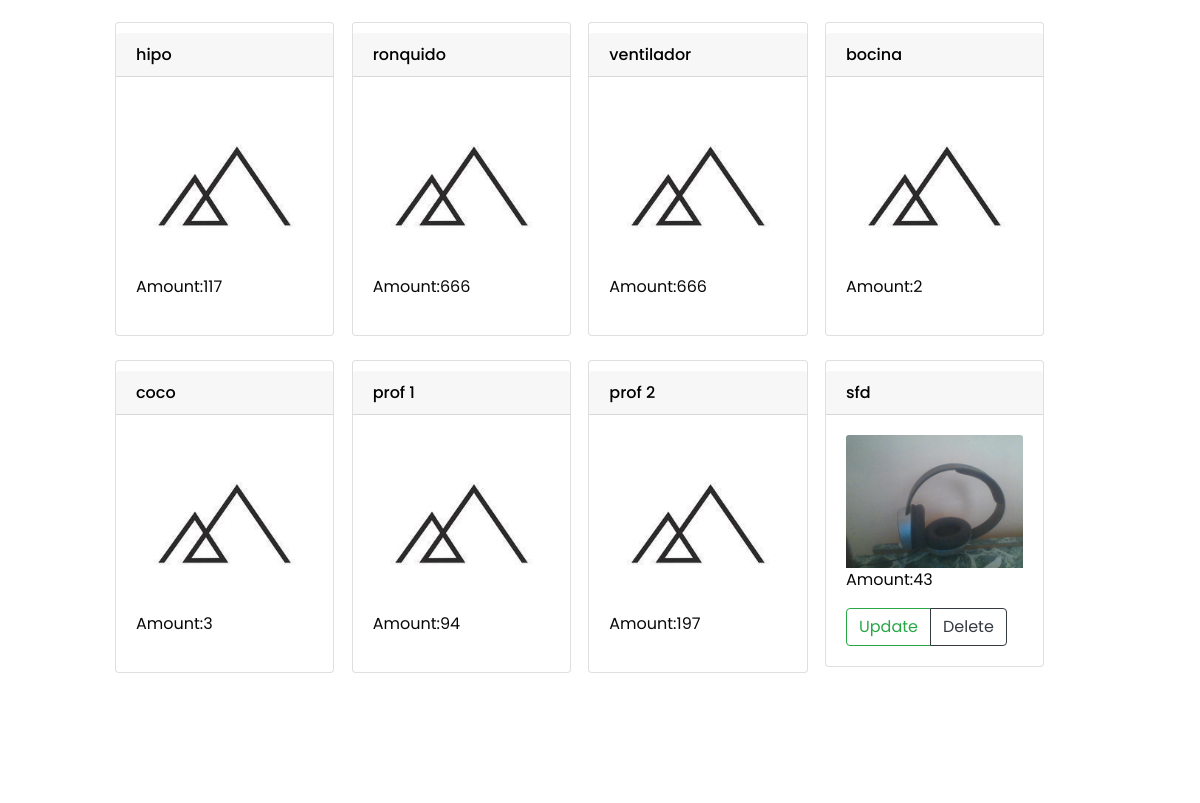
Before: /product/ (signed in, middle part) with the older database file.
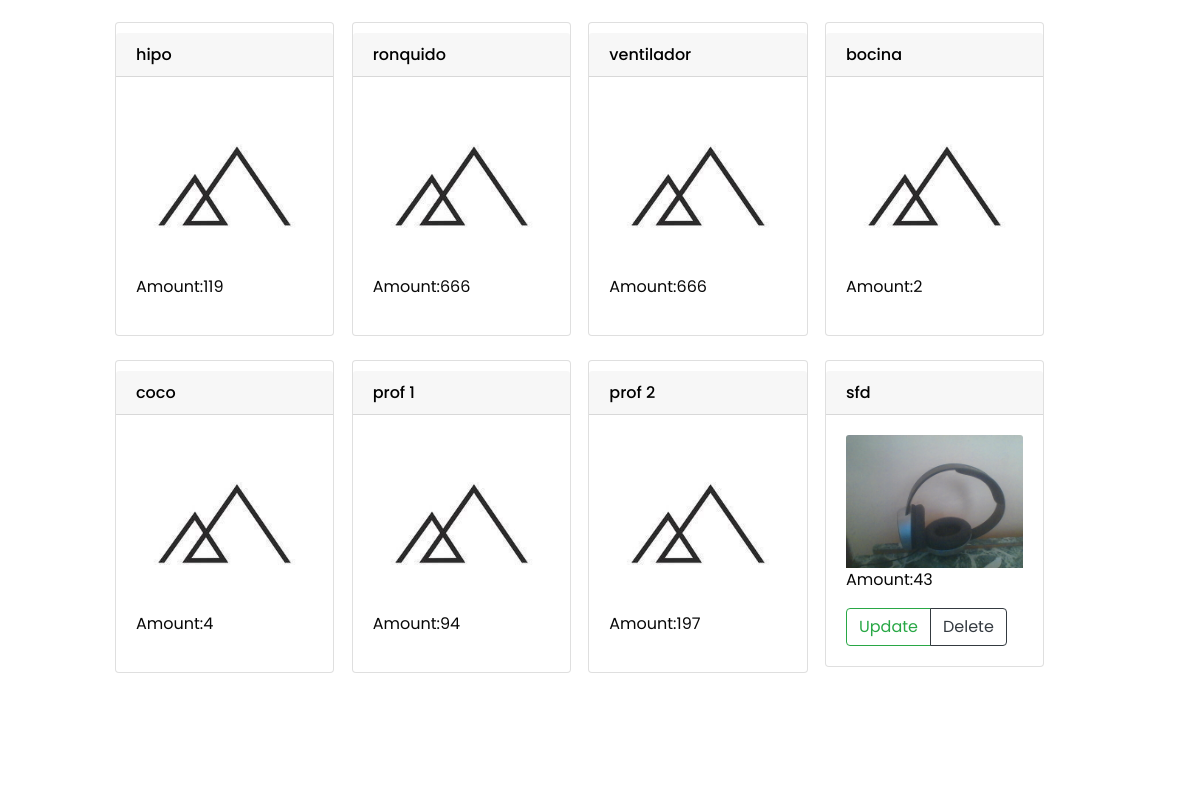
After: the same page with the newer database file.
### project/models.py (models this page shows, shortened)
class Product(models.Model):
    store_amount = models.PositiveIntegerField(name = "Store_Amount")
    store = models.ForeignKey(Store,name = 'Store',default=-1, on_delete=models.CASCADE)
    name = models.CharField(name='Name',max_length=150)
    description = models.CharField(name="Description",max_length=400, default='',help_text='Description',blank=True)
    images = models.ManyToManyField(Image, name='Images',related_name='Images_Product',blank=True)
    tags = models.ManyToManyField(Tag, name='Tags',related_name='Tags_Product',blank=True)

### project/product/views.py (the view, shortened to what this page needs)
# urls.py: path('',ProductListView.as_view(),name='product_list'),
class ProductListView(FilterOrderAuthenticateListView):
    model = Product
    template_name='product/list.html'
    permission = 'project.view_product'
    form_order = ProductOrderForm
    form_filter = ProductFilter
    def get_context_data(self,object_list=None,**kwargs):
        context = super().get_context_data(object_list,**kwargs)
        try:
            context['store_id'] = kwargs['store_id']
            context['store'] = Store.objects.get(id=kwargs['store_id'])
        except:
            pass
        return context
    def get(self,request,*args, **kwargs):
        return super().get(request,*args, **kwargs)
    def get_queryset(self):
        if self.queryset is not None:
            queryset = self.queryset
            if isinstance(queryset, QuerySet):
                queryset = queryset.all()
        elif self.model is not None:
            try:
                queryset = self.model.objects.filter(Store__id=self.kwargs['store_id'])
            except KeyError:
                queryset = self.model._default_manager.all()
        ordering = self.get_ordering()
        if ordering:
            if isinstance(ordering, str):
                ordering = (ordering,)
            queryset = queryset.order_by(*ordering)
        return queryset

### project/custom/views.py (called while the page is built)
    def other_condition(self, request,*args, **kwargs):
        return True

    def get_ordering(self,data = None):
        if data:
            sort_by = [x for x in data if data[x]]
            sort_by = {x:data[f'{x}_decrease'] for x in sort_by if not x.endswith('_decrease') }
            self.ordering = [ (f"-{x}" if sort_by[x] else x) for x in sort_by]
        return self.ordering

    def get_context_data(self, object_list=None,**kwargs):
        context = super().get_context_data(object_list=object_list,**kwargs)
        try:
            context["order"] = kwargs['form']
            context["filter"] = kwargs['form2']
        except KeyError:
            pass
        return context

    def get_form(self,request,get=True):
        if get:
            return self.form_order(request.GET)
        return self.form_order(request.POST)

    def get_form_cleaned_data(self,form):
        form.full_clean()
        return form.cleaned_data

### templates/product/list.html (shortened to what this page needs)
{% extends "base/list2.html" %}
{% load static %}
{%block add_features%}
    <p class = "black">Amount:{{object.Store_Amount}}</p>
    {% ifequal object.Store.Owner.id user.id %}
        <div class = "black">
            <div class = "btn-group center">
                <a class="btn btn-outline-success" href="{% url 'product:product_update' object.id %}">Update</a>
                <a class="btn btn-outline-dark" href="{% url 'product:product_delete' object.id %}">Delete</a>
            </div>
        </div>
    {% endifequal %}
{%endblock add_features%}

### templates/base/list2.html (shortened to what this page needs)
{% extends 'base/base.html' %}
{%load static %}
{% block body %}
    {% if object_list %}
    <div class = "container" style = "margin-left:auto; margin-right: auto; margin-top: 10px;">
    <div class="row prod" >
        {% for object in object_list%}
        <div class="col-lg-2 col-md-6 mb-4 btn-modify ">
        <div class="card h-70 card-width top">
                <h6 class="container card-header" >
                    {%block url %}
                        <a href="{% url 'product:product_view' object.id %}">{{object.Name}}</a>
                    {%endblock url%}
                </h6>
                <div class="card-body">
                    {% block image %}
                    {%if not object.Images.all%}
                    <a><img class="card-img-top" src="{% static 'img/not_found.jpg' %}" alt=""></a>
                    {%else%}
                    <img class="card-img-top" src="{% static object.Images.all.first.Image.url %}" alt="">
                    {%endif%}
                    {% endblock image %}
                    {% block tag%}
                    <div class  = "black">
                        {%block add_features%}
                        {%endblock add_features%}
                    </div>
                    {%endblock tag%}
                </div>
            </div>
        </div>
        {%endfor%}
    </div>
</div>
    {%else%}
    {%block else%}
    {%endblock else%}
    {%endif%}
{% endblock body %}

Changed rows visible on the page:
changed Product "hipo": Store_Amount "117" → "119"
changed Product "coco": Store_Amount "3" → "4"
